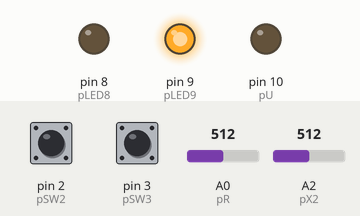
Bench run of a sketch on a simulated Arduino Uno, built with avr-gcc and run on an emulated ATmega328P. Parts: output pins drawn as LEDs (lit = HIGH). Dashed ring = blinking. Inputs (shaded band) come from the test bench; at power-on: pin 2 (pSW2) LOW, A0 (pR) = 512, A2 (pX2) = 512, pin 3 (pSW3) LOW. What the sketch prints to the serial monitor is not drawn.

Above: at 1.2 s.
1.3 s: pin 2 (pSW2) pulled HIGH for 0.15 s
At 1.9 s:
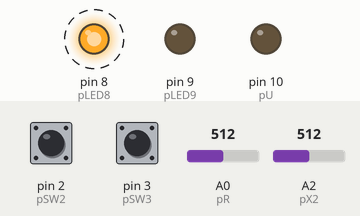
4.3 s: A0 (pR) set to 716
At 7.1 s:
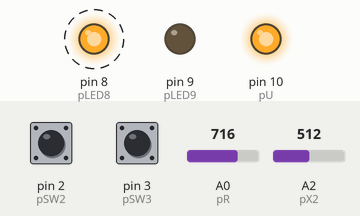
7.3 s: A2 (pX2) set to 900
At 10.12 s:
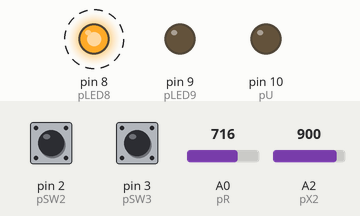
10.3 s: pin 3 (pSW3) pulled HIGH for 0.15 s
At 10.7 s:
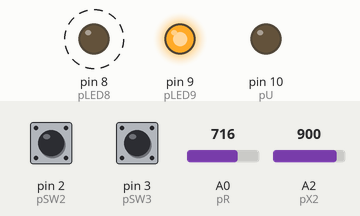
12.1 s: pin 2 (pSW2) pulled HIGH for 1 s
At 12.9 s:
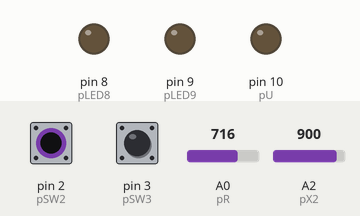
15.1 s: A2 (pX2) set to 306
At 18.04 s:
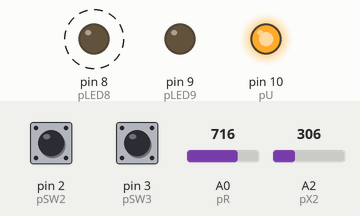
Timing chart, 0 to 19.1 s (numbered marks = the images above; inputs shaded):
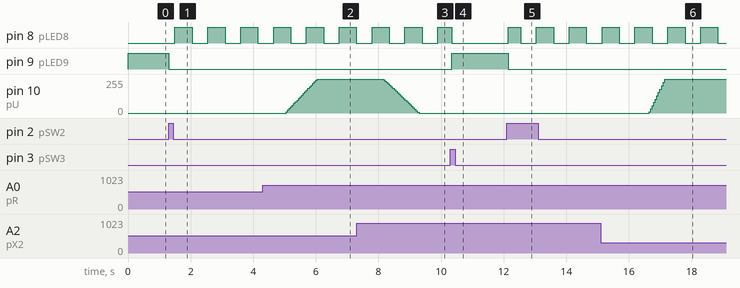

Measured:
- after the input at 1.3 s, pin 8 (pLED8): alternates HIGH for 0.55 s and LOW for 0.50 s, starting after 0.20 s; pin 9 (pLED9): HIGH → LOW at once
- after the input at 4.3 s, pin 10 (pU): moves from 0/255 to 255/255 over 1.0 s, starting after 0.75 s
- after the input at 7.3 s, pin 10 (pU): moves from 255/255 to 0/255 over 1.1 s, starting after 0.85 s
- after the input at 10.3 s, pin 9 (pLED9): LOW → HIGH at once
- after the input at 12.1 s, pin 8 (pLED8): LOW → HIGH at once, then repeats every 1.1 s: LOW 0.50 s, HIGH 0.55 s; pin 9 (pLED9): HIGH → LOW at once
- after the input at 15.1 s, pin 10 (pU): moves from 0/255 to 255/255 over 0.55 s, starting after 1.5 s

The sketch:

2-Integal-Control-Observador-RC2.ino
```cpp
// Integral-Control-Observador-RC-RC

// ******************************************************** //
//                                                          //
// Control integral por asignacion de polos                 //
//                                                          //
// Octubre 28 del 2022, MAPG, EAG                           //
//                                                          //
// Instrucciones                                            //
//                                                          //
// Modificar solamente                                      //
//    Polos de control                                      //
//    Polos de observador                                   //
//    Valores de R1, C1, R2, C2 en planta                   //
//                                                          //
// Servoproblema mediante control integral                  //
// ******************************************************** //


// ******************************************************** //
//---------- Polos cont --------//                          //
// ******************************************************** //
  #define a1r -1.25                                         //
  #define a1i -1.7320508                                   //
  #define a2r -1.25                                         //
  #define a2i 1.7320508                                    //
  #define a3r -1                                            //
  #define a3i 0                                            //
// ******************************************************** //


// ******************************************************** //
//---------- Polos obs --------//                           //
// ******************************************************** //
  #define b1r -10                                           //
  #define b1i   0                                           //
  #define b2r -10                                           //
  #define b2i   0                                           //
// ******************************************************** //


// ******************************************************** //
//----------  Planta  --------//                            //
// ******************************************************** //
  #define R1 1000000                                        //
  #define R2 1000000                                        //
  #define R3 1000000                                        //
  #define C1 0.000001                                       //
  #define C2 0.000001                                       //
// ******************************************************** //

// ******************************************************** //
//----------  Muestreo  --------//                          //
// ******************************************************** //
  unsigned long TS = 50;      // Muestreo TS miliseg        //
  float Tseg = 0.05;          // Muestreo en Tseg segundos  //
// ******************************************************** //

                             // Fin de parámetros modificables


// ******************************************************** //
//----------  Definiciones  --------//                      //
// ******************************************************** //


// ******************************************************** //
//----------  Constantes  --------//                        //
// ******************************************************** //

//---------- Escalamientos --------//
  #define mX 0.004882813
  #define bX 0
  #define mU 51
  #define bU 0

//---------- Definicion Pines analogicos --------//
  #define pR 0
  #define pX1 1
  #define pX2 2
  #define pU 10

//---------- Definición Pines IO discretos--------//
  #define pLED8 8             // LED 8 en tarjeta
  #define pLED9 9             // LED 9 en tarjeta
  #define pSW2 2              // SW 2 en tarjeta
  #define pSW3 3              // SW 3 en tarjeta


// ******************************************************** //
//----------  Variables globales  --------//                //
// ******************************************************** //


//---------- Ganancias de Controlador --------//
  float K0 = 0;
  float K1 = 0;
  float K2 = 0;

//---------- Ganancias de Observador --------//
  float H1 = 0;
  float H2 = 0;

//---------- Tiempo --------//
  unsigned long TIC = 0;
  unsigned long TS_code = 0;
  unsigned long TC = 0;


//----------  Señales --------//
  float R = 0;
  float Y = 0;
  float X0 = 0;
  float X1 = 0;
  float X2 = 0;
  float U = 0;
  int Ui = 0;

//----------  Observador --------//

//-- Estados obs --//
  float XeR1 = 0; // Estado estimado 1 en k, Xe1[k]
  float XeR2 = 0; // Estado estimado 2 en k, Xe2[k]
  float XeN1 = 0; // Estado estimado 1 en k+1, Xe1[k+1]
  float XeN2 = 0; // Estado estimado 2 en k+1, Xe2[k+1]
  float X0N = 0; // Estado integrador en k+1, X0[k+1]
  float f1 = 0; // Dinamica de observador
  float f2 = 0; // Dinamica de observador
  float f3 = 0; // Dinamica del integrador

//-- Modelo obs --//
  // Matriz A
  float Am11 = 0;
  float Am12 = 0;
  float Am21 = 0;
  float Am22 = 0;
  // Matriz B
  float Bm1 = 0;
  float Bm2 = 0;


//---------- Otros --------//
  bool Habilitado = 0;        // Señal {0,1} para entradas escalón


// ******************************************************** //
//----------  Librerias  --------//                      //
// ******************************************************** //

  #include <SoftwareSerial.h>


// ******************************************************** //
//---------- Rutinia de inicio --------//                   //
// ******************************************************** //


void setup() {
  //--Inicia serial--//
  Serial.begin(9600);

  //--Configura pines digitales--//
  pinMode(2, INPUT);
  pinMode(3, INPUT);
  pinMode(8, OUTPUT);
  pinMode(9, OUTPUT);

  //-- Determina ganancias --//

  // Factores comunes
  float p11 = R1*C1;
  float p12 = R1*C2;
  float p21 = R2*C1;
  float p22 = R2*C2;
  float p32 = R3*C2;
  float sum_a = -(a1r  + a2r + a3r);
  float prod_a = -( a1r*a2r - a1i*a2i )*a3r;
  float sum_b = -(b1r  + b2r);
  float prod_b = b1r*b2r - b1i*b2i;

  // Planta
  Am11 = -1/p11 - 1/p21;
  Am12 = 1/p21;
  Am21 = 1/p22;
  // Am22 = -1/p22;
  Am22 = -1/p22 - 1/p32;
  Bm1 = 1/p11;
  Bm2 = 0;

  // Ganancias de Controlador
  // u = K0*(X0) - K1*(Vcap1) - K2*(Vcap2)

  // K0 = p11*p22*prod_a;
  // K1 = p11*(sum_a - 1/(p11) - 1/(p21) - 1/(p22) );
  // K2 = p11*(p22*(a1r*a3r + a2r*a3r + a1r*a2r)+1/(p21));

  K0 = p11*p22*prod_a;
  K1 = p11*(sum_a - 1/p11 - 1/p21 - 1/p22 - 1/p32 );
  K2 = p11*(p22*(a1r*a3r + a2r*a3r + a1r*a2r) - 1/(p21*p32) - (1+K1)/(p11*p32)) - 1 - K1;

  // Ganancias de Observador
  // Xe[k+1] = A*Xe[k] + B*U[k] + H*(Y[k]-Xe2[k])

  // H2 = sum_b - 1/p11 - 1/p22 - 1/p22;
  // H1 = p22*(prod_b - ((1/p11 + 1/p21)*(1/p22 + H2))) + 1/p21;
  H2 = sum_b - 1/p11 - 1/p21 - 1/p22 - 1/p32;
  H1 = p22*(prod_b - 1/(p11*p22) -1/(p11*p32) - 1/(p21*p22) - 1/(p21*p32) - H2/p11 - H2/p21 + 1/(p21*p22));
}


// ******************************************************** //
//---------- Rutinia principal  --------//                  //
// ******************************************************** //
void loop() {
  proc_entradas();                    // Procesamiento de Entradas
  observador();                       // Observador
  control();                          // Control
  proc_salidas();                     // Procesado de Salidas
  //coms_arduino_ide();               // Comunicaciones
  coms_python(&R,&Y,&U);                          // Comunicaciones
  espera();
}


// ******************************************************** //
//---------- Rutinias --------//                            //
// ******************************************************** //


// ******************************************************** //
//---------- Rutinias de control y observador--------       //
// ******************************************************** //


//-- Observador para estimar X1 --//
void observador(){
  f1 = Am11*XeR1 + Am12*XeR2 + Bm1*U + H1*(Y-XeR2);     // Dinamica estado 1 observador
  f2 = Am21*XeR1 + Am22*XeR2 + Bm2*U + H2*(Y-XeR2);     // Dinamica estado 2 observador
  f3 = R - Y;
  XeN1 = XeR1 + Tseg*f1;              // Integrador estado 1 mediante Euler
  XeN2 = XeR2 + Tseg*f2;              // Integrador estado 2 mediante Euler
  X0N  = X0 + Tseg*f3;
  XeR1 = XeN1;
  XeR2 = XeN2;
  X0  = Habilitado*X0N;
}

//-- Control --//
void control(){
  // Ley de control
   U = K0*X0 - K1*XeR1 - K2*XeR2;       // Retroalimentación de estado mas control integral con estados de observador

  // Saturacion
  if(U >= 5.0) U = 5.0;               // Saturacion de control en rango 0 a 5V
  else if(U < 0) U = 0;
}


// ******************************************************** //
//---------- Rutinias de IO y control de tiempo     --------//
// ******************************************************** //

//-- Procesado de entradas --//
void proc_entradas(){
  // No se ocupa leer X1 (Vc1) porque se estima con observador
  // X1 = analogRead(pX1)*mX+bX;            // Lectura de salida de planta en pin pX3
  X2 = analogRead(pX2)*mX+bX;               // Lectura de salida de planta en pin pX2
  R = Habilitado*(analogRead(pR)*mX+bX);    // Lectura de referencia en pin pR, Habilitado = {0,1} es para escalones
  Y = X2;
}


//-- Procesado de salidas --//
void proc_salidas(){
  Ui = int(U*mU+bU);                    // Escalamiento
  analogWrite(pU, Ui);                  // Salida PWM en pin pU
  botonesyleds();                       // Manejo de IO discretas
}

//-- Memoria {0,1} para entrada escalón --//
void botonesyleds(){

  static int n = 0;
  if(n >= 1000/TS) n=0;                                // Señal cuadrada para led blink
  else n = n+1;

  if(digitalRead(pSW2) == 1) Habilitado = 1;      // Memoria on/off en Habilitado
  else if(digitalRead(pSW3) == 1) Habilitado = 0; // Set con SW2. Reset con SW3

  if(n >= 500/TS && Habilitado == 1) digitalWrite(pLED8,HIGH); // Led blink en LED8
  else digitalWrite(pLED8, LOW);                           // Cuando Habilitado = 1

  if(Habilitado == 0) digitalWrite(pLED9,HIGH);            // LED9 = 1
  else digitalWrite(pLED9, LOW);                           // Cuando Habilitado = 0
}


//-- Para muestreo uniforme --//
void espera(){
  TS_code = millis()- TIC;                 // Tiempo de ciclo
  TC = TS - TS_code;                       // Calcula altante para TS
  if (TS_code < TS) delay(TC);             // Espera para completar ciclo de TS
  TIC = millis();
}

//-- Comunicación con monitor --//
void coms_arduino_ide(){
  Serial.print("y_d(t):");            // Referencia
  Serial.print(R);                    // Referencia
  Serial.print(",");                  // Separador
  Serial.print("y(t):");            // Referencia
  Serial.print(Y);                    // Referencia
  Serial.print(",");                  // Separador
  Serial.print("u(t):");              // Salida
  Serial.println(U);                  // Salida (terminar con "serial.println")
}

//-- Comunicación con script python 2 monitor.py --//
void coms_python(float* Rp, float* Yp, float* Up)
{
  byte* byteData1 = (byte*)(Rp);
  byte* byteData2 = (byte*)(Yp);
  byte* byteData3 = (byte*)(Up);
  byte buf[12] = {byteData1[0], byteData1[1], byteData1[2], byteData1[3],
                 byteData2[0], byteData2[1], byteData2[2], byteData2[3],
                 byteData3[0], byteData3[1], byteData3[2], byteData3[3]};
  Serial.write(buf, 12);
}
```
